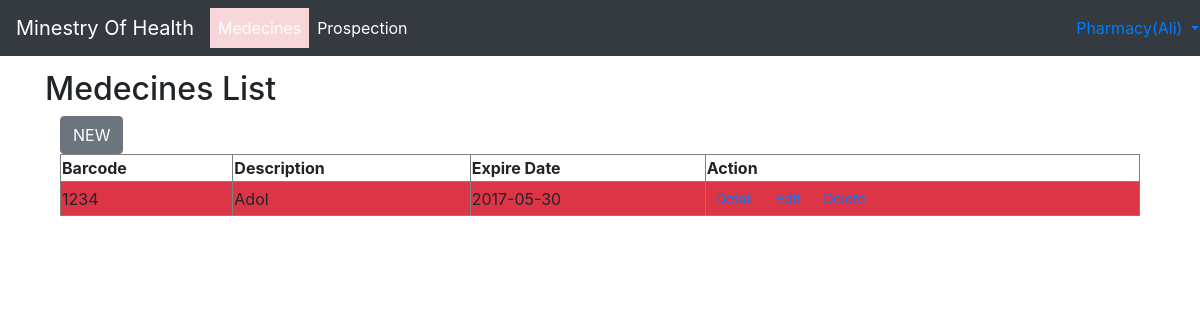
The page /Medecines.php (signed in) on the database its author committed.
### tables this page shows
CREATE TABLE IF NOT EXISTS `medecine` (
  `id` int(11) NOT NULL AUTO_INCREMENT,
  `Description` varchar(100) NOT NULL,
  `ExDate` date NOT NULL,
  `Barcode` varchar(20) NOT NULL,
  PRIMARY KEY (`id`)
);

### included/Medecines.php (the view, shortened to what this page needs)
<?php
try{
    include("config.php");
    $query="SELECT `id`, `Description`, `ExDate`, `Barcode` FROM `medecine` WHERE 1";
    $results= $db->query($query);
    while ($row = $results->fetch(PDO::FETCH_ASSOC))
    {
        $t=' class="bg-light"';
        if($row["ExDate"]<=date("Y-m-d"))
        {
            $t=' class="bg-danger"';
        }
?>
<tr <?php echo $t; ?>>
    <td>
        <?php echo $row["Barcode"]; ?>
    </td>
    <td>
        <?php echo $row["Description"]; ?>
    </td>
    <td>
        <?php echo $row["ExDate"]; ?>
    </td>
    <td>
        <a class="btn btn-sm" href="MedecineDetails.php?pID=<?php echo $row["id"]; ?>">Detail</a>
        <a class="btn btn-sm" href="MedecineEdit.php?pID=<?php echo $row["id"]; ?>">Edit</a>
        <a class="btn btn-sm" href="MedecineDelete.php?pID=<?php echo $row["id"]; ?>">Delete</a>
    </td>
</tr>
<?php
    }
}
catch(Exception $e) {
}
?>

### rows shown on the page
medecine: Barcode "1234", Description "Adol", ExDate "2017-05-30"

### other values the page prints
$_SESSION["type"] "Pharmacy"
$_SESSION["F_name"] "Ali"
